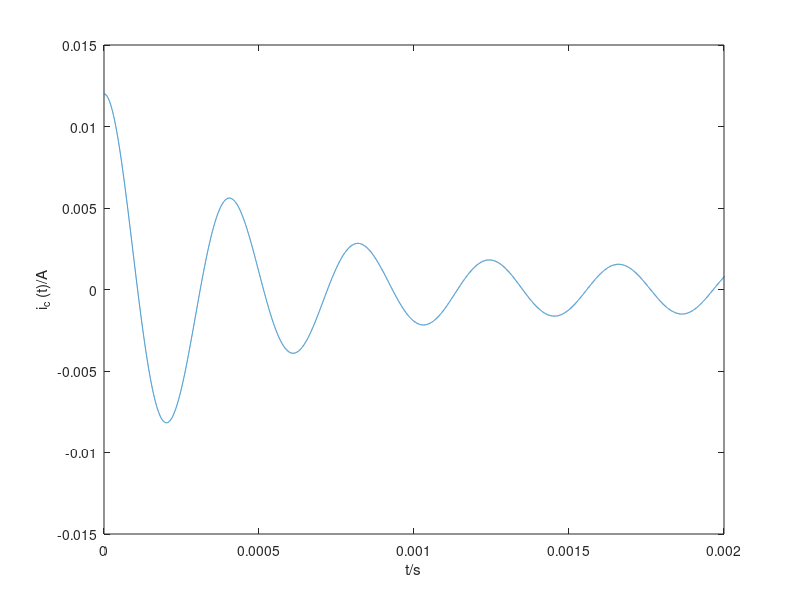

Write the MATLAB code that produced this figure.
a = 1950;
w_d = 15893.63;
C_1 = 0.012;
C_2 = 0.001472;

t = 0:0.0000001:0.01;
i_c = exp((-1*a).*t).*(C_1.*cos(w_d.*t))+ (C_2.*sin(w_d.*t));
plot(t, i_c);
ylim([-15*10^-3 15*10^-3]);
xlim([0 2*10^-3]);
xlabel('t/s');
ylabel('i_c (t)/A');
